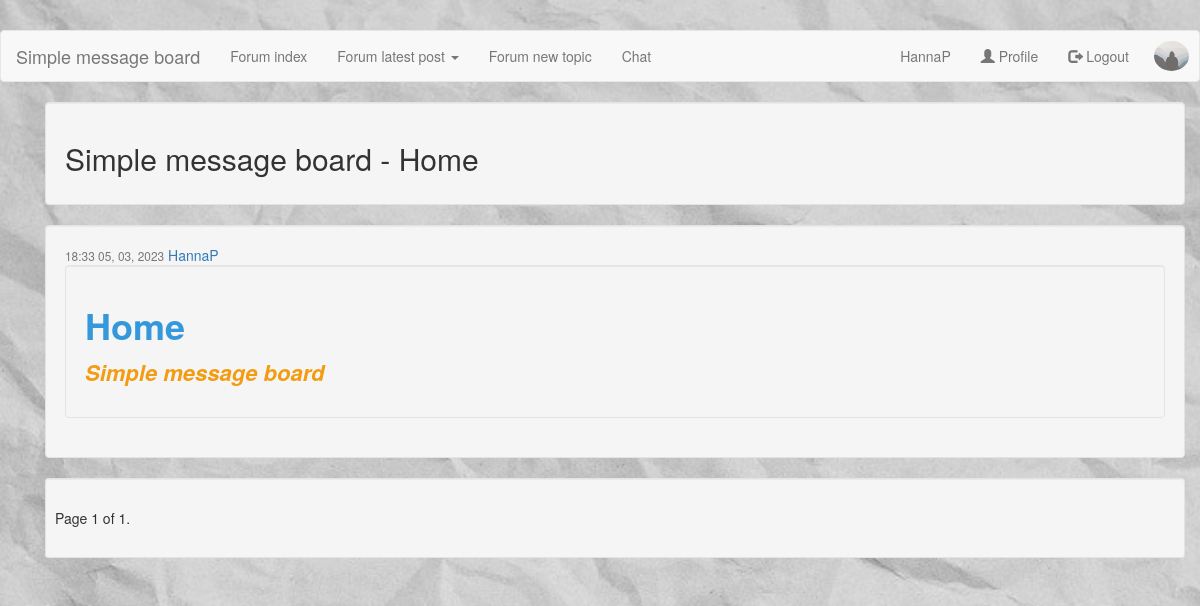
The app's page / (signed in) with its own data.
### users/models.py (models this page shows, shortened)
class Profile(models.Model):
    user = models.OneToOneField(User, on_delete=models.CASCADE)
    nickname = models.CharField(max_length=40, blank=True)
    club = models.CharField(max_length=200, blank=True)
    call = models.CharField(max_length=200, blank=True)
    qth = models.CharField(max_length=200, blank=True)
    address = models.CharField(max_length=200, blank=True)
    email_public = models.EmailField(max_length=200, blank=True)
    town = models.CharField(max_length=200, blank=True)
    country = models.CharField(max_length=200, blank=True)
    initial_chat = models.CharField(max_length=200, default='<p></p>')
    beep_sound = models.BooleanField(default=False)
    beep_volume = models.PositiveBigIntegerField(default=100, validators=[
            MaxValueValidator(100),
            MinValueValidator(1)
        ])
    user_level= models.PositiveIntegerField(default=10)
    list_rows= models.PositiveIntegerField(default=10)
    items_in_page= models.PositiveIntegerField(default=10)
    messages_in_chat_page= models.PositiveIntegerField(default=10, validators=[
            MaxValueValidator(50),
            MinValueValidator(1)
        ])
    image = models.ImageField(default='default.jpg', upload_to='profile_pics')

### forum/models.py (models this page shows, shortened)
class Home_page(models.Model):
    title = models.CharField(max_length=100, blank=False)
    content = RichTextField()
    public_post = models.BooleanField(default=False)
    date_posted = models.DateTimeField(default=timezone.now)
    date_last_save = models.DateTimeField(auto_now=timezone.now)
    author = models.ForeignKey(User, on_delete=models.CASCADE)

### forum/views.py (the view)
# urls.py: path('', views.home, name='message-board_home'),
def home(request):
    if request.user.is_authenticated:
        items_in_page_tmp = request.user.profile.items_in_page
        db_data = Home_page.objects.all().order_by('-date_posted')
    else:
        items_in_page_tmp = 10
        db_data = Home_page.objects.filter(public_post = True).order_by('-date_posted')
    if items_in_page_tmp > 0:
        items_in_page_int = items_in_page_tmp
    else:
        items_in_page_int = 1
    if items_in_page_tmp > 50:
        items_in_page_int = 50
    paginator = Paginator(db_data, items_in_page_int)
    page_number = request.GET.get('page')
    page_data = paginator.get_page(page_number)
    dic_x = {
        'title': 'Home',
        'title_page': 'Simple message board',
        'posts': page_data
    }
    return render(request, 'forum/home.html', dic_x)

### forum/templates/forum/home.html (shortened to what this page needs)
{% extends "forum/base.html" %}
{% block content %}
    <div class="well"><h2>{{ title_page }} - {{ title }}</h2></div>
    {% for post in posts %}
        <div class="media">
            <div class="well">
                <div class="media-body">
                    <small class="text-muted">{{ post.date_last_save|date:"H:i d, m, Y" }}</small>
                    {% if user.is_authenticated %}
                        <a class="mr-2" href="{% url 'home_user_info' post.id %}">
                            {% if post.author.profile.nickname %}
                            {{ post.author.profile.nickname }}
                            {% else %}
                            {{ post.author }}
                            {% endif %}
                        </a>
                    {% endif %}
                <div class="well">
                    <p class="article-content">{{ post.content | safe }}</p>
                </div>
            </div>
        </div>
    {% endfor %}
    <div class="well well-sm">
        <div class="pagination">
            <span class="step-links">
                <span class="current">
                    Page {{ posts.number }} of {{ posts.paginator.num_pages }}.
                </span>
            </span>
        </div>
    </div>
    </div>
{% endblock content %}

### forum/templates/forum/base.html (shortened to what this page needs)
{% load static %}
<!DOCTYPE html>
<html>
<head>
    <link rel="stylesheet" href="https://maxcdn.bootstrapcdn.com/bootstrap/3.4.1/css/bootstrap.min.css">
</head>
  <body>
    <header class="site-header">
      <nav class="navbar navbar-default" >
        <div class="container-fluid" >
          <div class="navbar-header">
            <a class="navbar-brand" href="{% url 'message-board_home' %}">Simple message board</a>
          </div>
          <ul class="nav navbar-nav">
            <li><a href="{% url 'forum_index' %}">Forum index</a></li>
            <li class="dropdown"><a class="dropdown-toggle" data-toggle="dropdown" href="#">Forum latest post <span class="caret"></span></a>
            </li>
            <li><a href="{% url 'forum_topic-create' %}">Forum new topic</a></li>
            <li><a href="{% url 'chat_view' %}">Chat</a></li>
          </ul>
          <ul class="nav navbar-nav navbar-right">
            {% if user.is_authenticated %}
            <li><a href='javascript:;' data-toggle="modal" data-target="#logOutModal">
              <span class="glyphicon glyphicon-log-out"></span> Logout</a></li>
              <img src="{{ user.profile.image.url }}" class="img-circle special-img person" style="width:55px">
            {% else %}
            <li><a href="{% url 'register' %}"><span class="glyphicon glyphicon-user"></span> Sign Up</a></li>
            <li><a href="{% url 'login' %}"><span class="glyphicon glyphicon-log-in"></span> Login</a></li>
            {% endif %}
          </ul>
        </div>
      </nav>
    </header>
    <main role="main" class="container">
      <div class="row">
        <div class="col-md-8">
          {% block content %}{% endblock %}
        </div>
      </div>
    </main>
  </body>
</html>

### records on screen
Home_page: date_last_save "18:33 05, 03, 2023", author "HannaP", content "Home Simple message board"

### other values on screen
{{ title_page }} "Simple message board"
{{ title }} "Home"
{{ posts.number }} "1"
{{ posts.paginator.num_pages }} "1"
